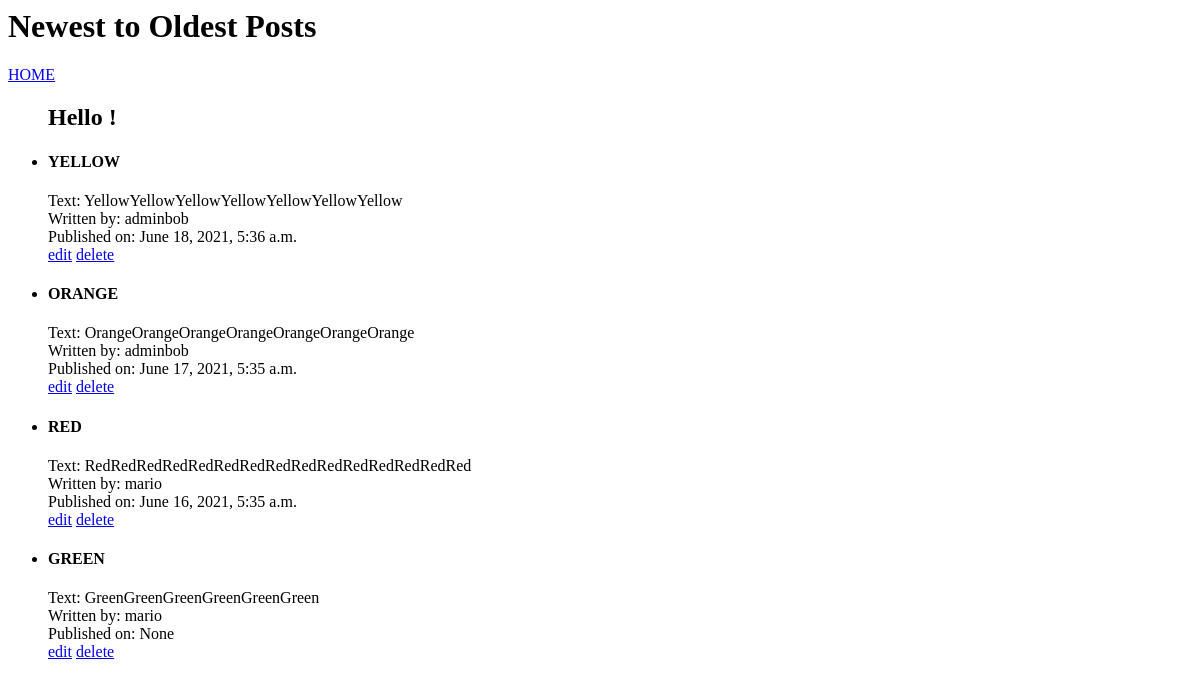
Before: /blogs/orderDate/ with the older database file.
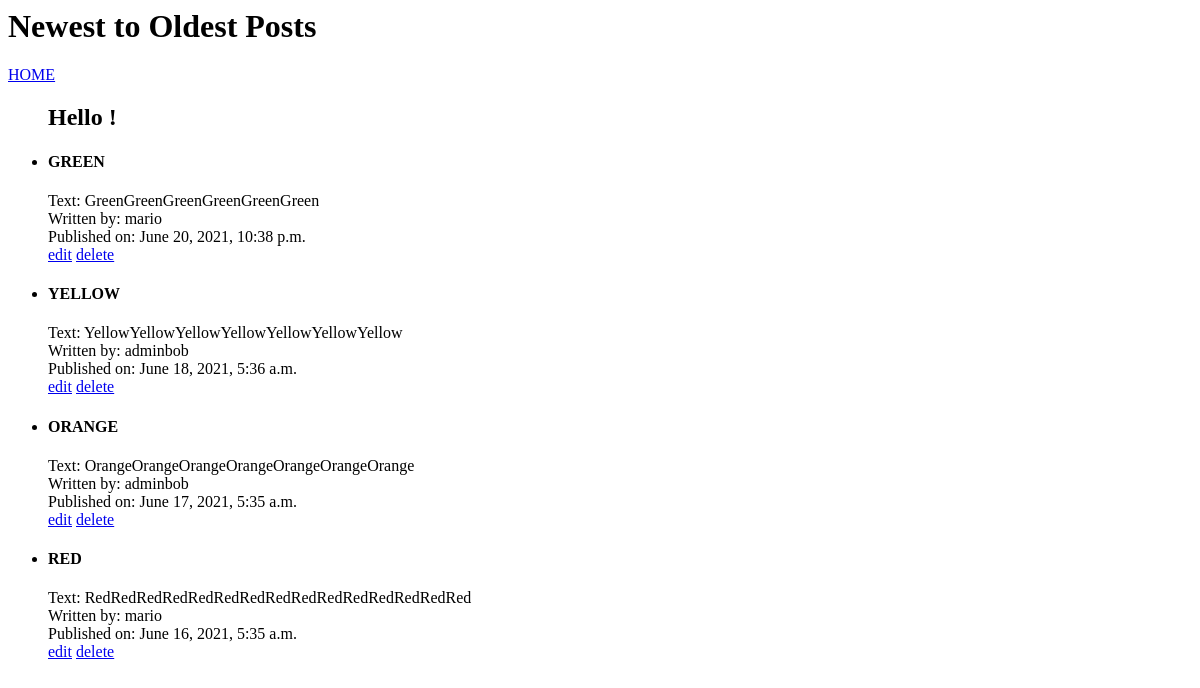
After: the same page with the newer database file.
### blogs/models.py (models this page shows, shortened)
class Post(models.Model):
    author = models.ForeignKey(User, on_delete=models.CASCADE)
    title = models.CharField(max_length=200)
    text = models.TextField()
    created_date = models.DateTimeField(default=timezone.now)
    published_date = models.DateTimeField(blank=True, null=True)

### blogs/views.py (the view)
# urls.py: path('orderDate/', views.OrderDateView.as_view(), name='orderDate'),
class OrderDateView(generic.ListView):
    template_name = 'blogs/orddate.html'
    context_object_name = 'blogs_list'
    def get_queryset(self):
        return Post.objects.order_by('-published_date')

### blogs/templates/blogs/orddate.html
<h1>Newest to Oldest Posts</h1>
<a href="{% url 'blogs:index' %}">HOME</a>
{% if blogs_list %}
        <ul>
        <h2> Hello {{user.username}}!</h2>
        {% for blog in blogs_list %}
            <li>
                <h4>{{ blog.title }}<br></h4>
                Text: {{ blog.text }} <br>
                Written by: {{ blog.author }} <br>
                Published on: {{ blog.published_date }} <br>
                <span><a href="{% url 'blogs:update' blog.id %}">edit</a></span>
                <span><a href="{% url 'blogs:delete' blog.id %}">delete</a></span>
            </li>
        {% endfor %}
        </ul>
{% else %}
    <p>No posts exist</p>
{% endif %}

Changed rows visible on the page:
changed Post "GREEN": published_date "None" → "June 20, 2021, 10:38 p.m."; moves up the list
